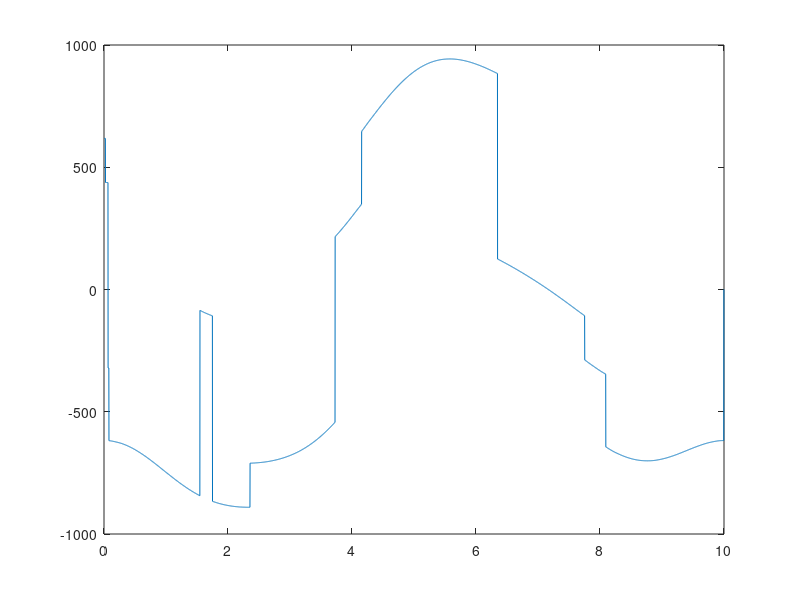

The MATLAB source for this figure:
clc;clear;
t=0.002:0.002:10;
[b]=textread('after_dq.txt');
dq0=b(1:5000);dq1=b(5001:10000);dq2=b(10001:15000);
f=zeros(1,5000);
f= 148.5697*sign(dq0)+5.0803*dq0+90.1494*sign(dq1)+2.3764*dq1+379.1525*sign(dq2)+0.1276*dq2;
figure(1);
plot(t,f);